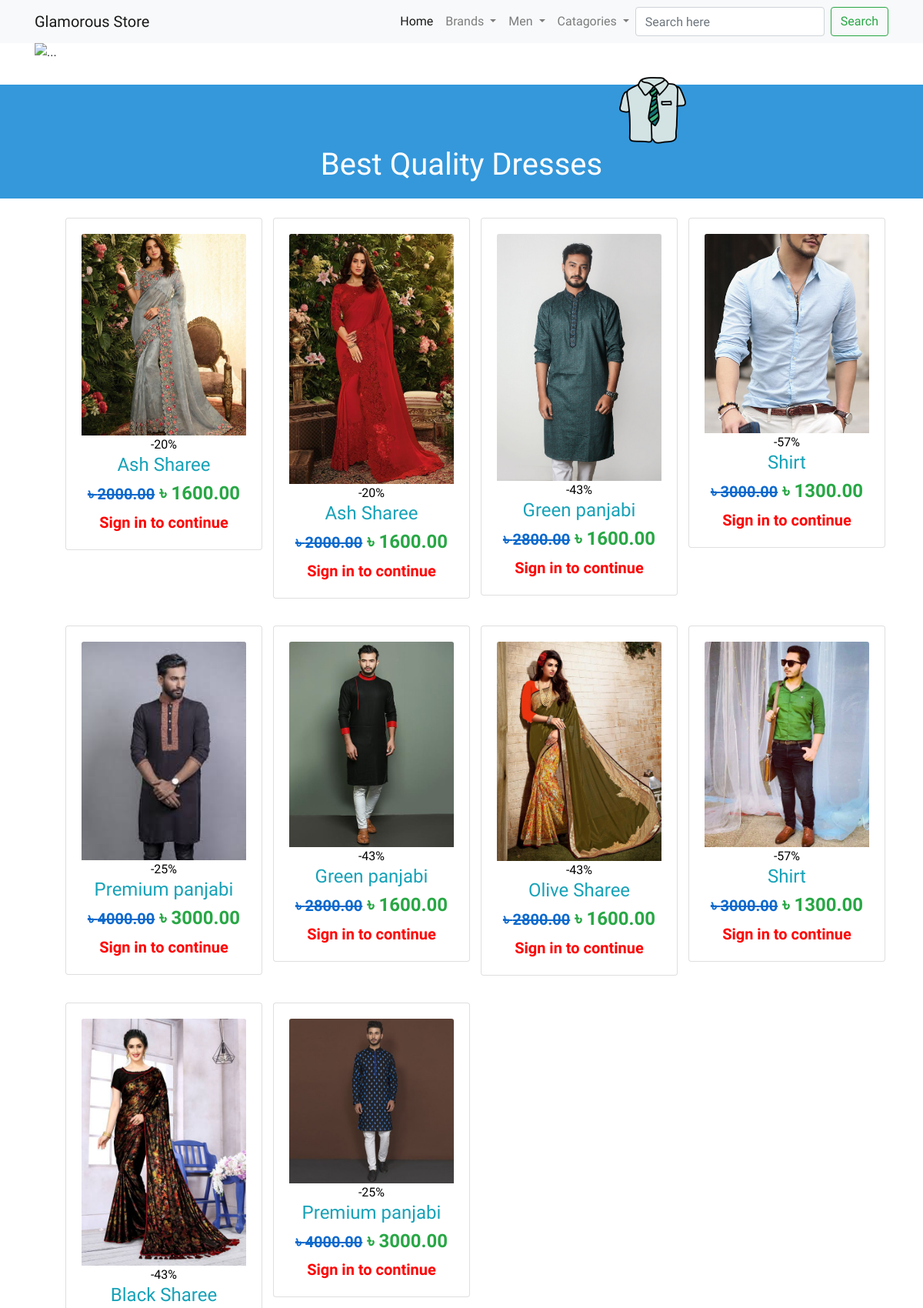
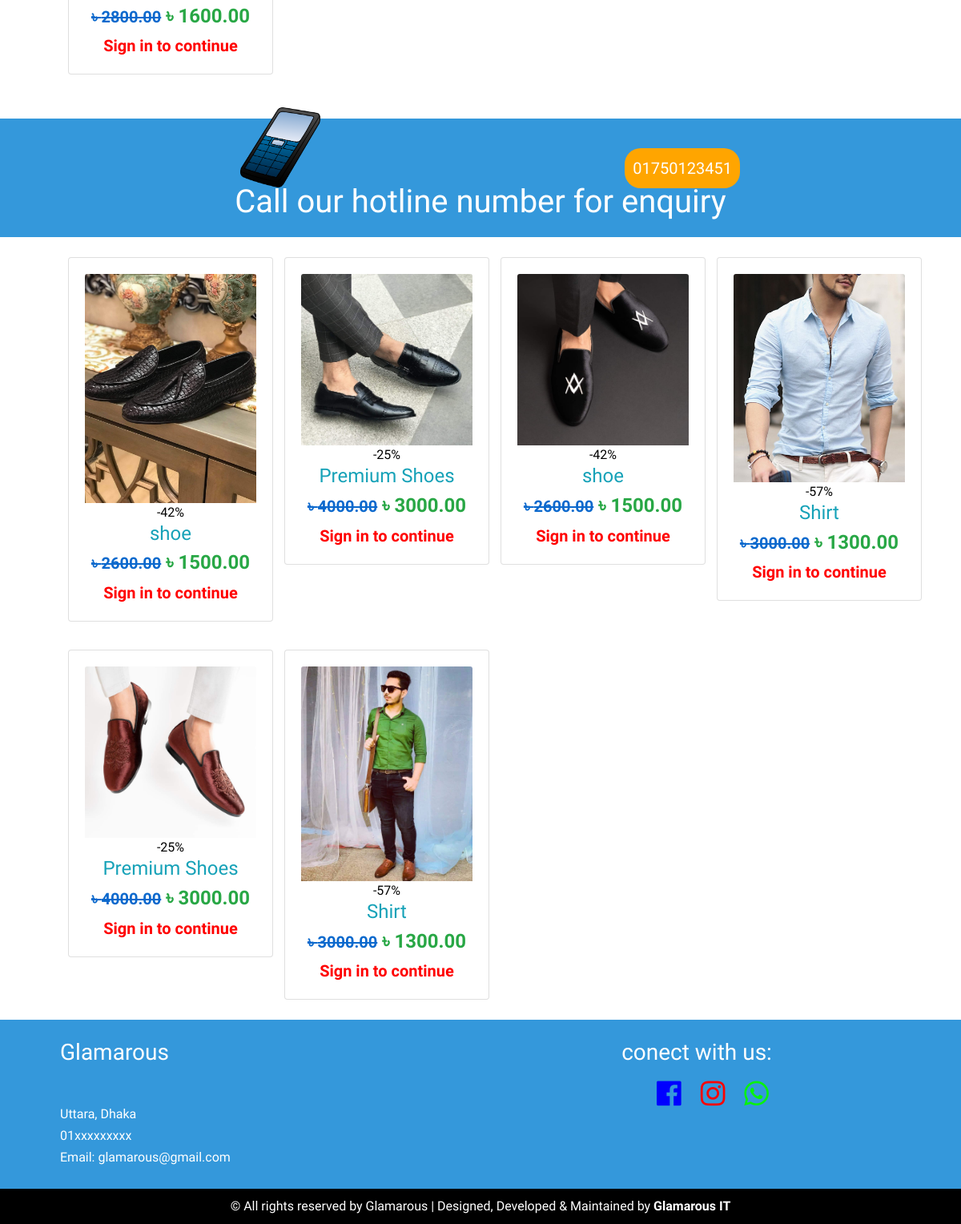
The page / on the database its author committed (2 pictures, top to bottom).
### tables this page shows
CREATE TABLE `product` (
  `id` int(11) NOT NULL,
  `image` varchar(255) NOT NULL,
  `name` varchar(255) NOT NULL,
  `o_price` double(10,2) NOT NULL,
  `n_price` double(10,2) NOT NULL,
  `brand` varchar(255) NOT NULL,
  `description1` varchar(500) NOT NULL,
  `description2` varchar(500) NOT NULL,
  `description3` varchar(500) NOT NULL,
  `Gender` varchar(50) NOT NULL,
  `category` varchar(255) NOT NULL,
  `stock` int(255) NOT NULL
);

### index.php (the view, shortened to what this page needs)
<!DOCTYPE html>
<html>
<head>
    <link rel="stylesheet" href="https://stackpath.bootstrapcdn.com/bootstrap/4.4.1/css/bootstrap.min.css">
    <link rel="stylesheet" href="https://use.fontawesome.com/releases/v5.6.1/css/all.css">
    <link rel="stylesheet" type="text/css" href="css/style.css">
</head>
<body>
	<?php require_once("header.php"); ?>
	<div class="container">
		<div id="carouselExampleCaptions" class="carousel slide" data-ride="carousel">
		  <div class="carousel-inner">
		    <div class="carousel-item active">
		      <img src="https://wallpapercave.com/wp/wp4180127.jpg" class="d-block w-100" alt="...">
		      <div class="carousel-caption d-none d-md-block">
		      </div>
		    </div>
		  </div>
		  <a class="carousel-control-prev" href="#carouselExampleCaptions" role="button" data-slide="prev">
		    <span class="carousel-control-prev-icon" aria-hidden="true"></span>
		  </a>
		  <a class="carousel-control-next" href="#carouselExampleCaptions" role="button" data-slide="next">
		    <span class="carousel-control-next-icon" aria-hidden="true"></span>
		  </a>
		</div>
	</div>
	  <div class="headline">
	  	<div class="pic">
	  		<img src="images/shirtlogo.png">
	  	</div>
	  	<h1>Best Quality Dresses</h1>
	  </div>
	  <div class="container panjabi">
	  	 <div class="row">
	  	 	<?php
		      $sql = "SELECT * FROM `product` WHERE category='panjabi'  OR category='Sharee' OR category='Shirt' ORDER BY rand() ";
		        $result=$con->query($sql);
		        while($row = mysqli_fetch_assoc($result))
		        {
		    ?>
		    	 <a href="product.php?id=<?php echo $row["id"]; ?>&name=<?php echo $row["name"]; ?>">
		     	 <div class="col-sm-3">
		          <form id="form" name="form" >
		            <div class="card card-body" style="">
		              <img class="card-img-top img-responsive" src="images/<?php echo $row["image"]; ?>" /><br />
                  <?php
                    $o = $row["o_price"];
                    $n = $row["n_price"];
                    if ($o !=0 ){
                      $d = 100 - (($n*100)/$o);
                  ?>
                      <span class="onsale">-<?php echo number_format($d); ?>%</span>
                  <?php } else {} ?>
		              <h4 class="text-info"><?php echo $row["name"]; ?></h4>
		          	  <h4 class="text-success" style="font-weight: 600;">
		          	  	<?php
		          	  		$op = $row["o_price"];
		          	  		if($op != 0 ) {
		          	  	?>
		          	  	<span class="o_price">৳ <?php echo $row["o_price"]; ?></span> <?php } ?>  ৳ <?php echo $row["n_price"]; ?>
		          	  </h4></a>
                  <?php if (isset($_SESSION["authen"])){
                    if ($_SESSION["authen"] || $_SESSION["admin"]){ ?>
                    <?php
                      $stock = $row["stock"];
                      if($stock>0){ ?>
                        <span style="color: red;font-weight: 900;margin-top: 5px;">
                        <?php echo "# ".$stock." left in stock"; ?>
                      </span><br><?php
                      } else { ?>
                        <span class="stck">Out of stock</span>
                      <?php
                      }
                     ?>
		              <input type="hidden" name="id" id="id<?php echo $row["id"]; ?>" value="<?php echo $row["id"]; ?>" />
                  <input type="hidden" name="hidden_name" id="hidden_name<?php echo $row["id"]; ?>" value="<?php echo $row["name"]; ?>" />
              		  <input type="hidden" name="hidden_price" id="hidden_price<?php echo $row["id"]; ?>" value="<?php echo $row["n_price"]; ?>" />
                    <input type="hidden" name="hidden_stk" id="hidden_stk<?php echo $row["id"]; ?>" value="<?php echo $row["stock"]; ?>" />
              		  <input type="hidden" name="hidden_img" id="hidden_img<?php echo $row["id"]; ?>" value="<?php echo $row["image"]; ?>" />
                    <p class="rslt" id="result<?php echo $row["id"]; ?>"></p>
					    <?php
                $stock = $row["stock"];
                if($stock>0){
              ?>
              <?php
                } else {
              ?>
                  <p style="font-size: 15px;color: green;font-weight: 900;margin-top: 10px;">
                    Stock coming soon, stay with us!
                  </p>
              <?php
                }
              } else {
              ?>
                <a href="register.php" style="color: red;font-size: 20px;font-weight: 900;">Sign in to continue</a>
              <?php
              }} else{
                ?>
                <a href="register.php" style="color: red;font-size: 20px;font-weight: 900;">Sign in to continue</a>
              <?php
              }
              ?>
		            </div>
		        </div>
		    <?php
		        }
		     ?>
	  <div class="headline" style="position: relative;" data-aos="fade-up" data-aos-duration="1000">
	  	<div class="pic2">
	  		<img src="images/phone.png">
	  	</div>
	  	<h1>Call our hotline number for enquiry </h1> <a href=""><p>01750123451</p></a>
	  </div>
        <div class="container Dresses">
       <div class="row">
        <?php
          $sql = "SELECT * FROM `product` WHERE category='Shoes' OR category='Shirt' ORDER BY rand() ";
            $result=$con->query($sql);
            while($row = mysqli_fetch_assoc($result))
            {
        ?>
           <a href="product.php?id=<?php echo $row["id"]; ?>&name=<?php echo $row["name"]; ?>">
           <div class="col-sm-3">
              <form id="form" name="form">
                <div class="card card-body" style="">
                  <img class="card-img-top img-responsive" src="images/<?php echo $row["image"]; ?>" /><br />
                  <?php
                    $o = $row["o_price"];
                    $n = $row["n_price"];
                    if ($o !=0 ){
                      $d = 100 - (($n*100)/$o);
                  ?>
                      <span class="onsale">-<?php echo number_format($d); ?>%</span>
                  <?php } else {} ?>
                  <h4 class="text-info"><?php echo $row["name"]; ?></h4>
                  <h4 class="text-success" style="font-weight: 600;">
                    <?php
                      $op = $row["o_price"];
                      if($op != 0 ) {
                    ?>
                    <span class="o_price">৳ <?php echo $row["o_price"]; ?></span> <?php } ?>  ৳ <?php echo $row["n_price"]; ?>
                  </h4></a>
                  <?php if (isset($_SESSION["authen"])){if ($_SESSION["authen"] || $_SESSION["admin"]){ ?>
                    <?php
                      $stock = $row["stock"];
                      if($stock>0){ ?>
                        <span style="color: red;font-weight: 900;margin-top: 5px;">
                        <?php echo "# ".$stock." left in stock"; ?>
                      </span><br><?php
                      } else { ?>
                        <span class="stck">Out of stock</span>
                      <?php
                      }
                     ?>
                  <input type="hidden" name="id" id="id<?php echo $row["id"]; ?>" value="<?php echo $row["id"]; ?>" />
                  <input type="hidden" name="hidden_name" id="hidden_name<?php echo $row["id"]; ?>" value="<?php echo $row["name"]; ?>" />
                    <input type="hidden" name="hidden_price" id="hidden_price<?php echo $row["id"]; ?>" value="<?php echo $row["n_price"]; ?>" />
                    <input type="hidden" name="hidden_stk" id="hidden_stk<?php echo $row["id"]; ?>" value="<?php echo $row["stock"]; ?>" />
                    <input type="hidden" name="hidden_img" id="hidden_img<?php echo $row["id"]; ?>" value="<?php echo $row["image"]; ?>" />
                    <p class="rslt" id="result<?php echo $row["id"]; ?>"></p>
              <?php
                $stock = $row["stock"];
                if($stock>0){
              ?>
              <?php
                } else {
              ?>
                  <p style="font-size: 15px;color: green;font-weight: 900;margin-top: 10px;">
                    Stock coming soon, stay with us!
                  </p>
              <?php
                }
              } else {
              ?>
                <a href="register.php" style="color: red;font-size: 20px;font-weight: 900;">Sign in to continue</a>
              <?php
              }} else{
                ?>
                <a href="register.php" style="color: red;font-size: 20px;font-weight: 900;">Sign in to continue</a>
              <?php
              }
              ?>
                </div>
            </div>
        <?php
            }
         ?>
	  <section class="contact">
	  	<div class="container-fluid">
	  		<div class="container">
	  			<div class="row">
	  				<div class="col-sm">
	  					<h3>Glamarous</h3><br><br>
	  					<p>Uttara, Dhaka</p>
	  					<p>01xxxxxxxxx</p>
	  					<p>Email: glamarous@gmail.com</p>
	  				</div>
	  				<div class="col-sm" style="text-align: center;">
	  					<h3 style="text-align: center;">conect with us:</h3>
	  					<ul>
		  					<li><a href=""><i style="color: blue;" class="fab fa-facebook"></i></a></li>
		  					<li><a href=""><i style="color: red;" class="fab fa-instagram"></i></a></li>
		  					<li><a href=""><i style="color: #08f308;" class="fab fa-whatsapp"></i></a></li>
	  					</ul>
	  				</div>
	  			</div>
	  		</div>
	  	</div>
	  </section>
	  <footer>
	  	<p>© All rights reserved by Glamarous   |   Designed, Developed & Maintained by <a href="#" target="_blank">Glamarous IT</a></p>
	  </footer>
</body>
</html>

### css/style.css (style rules this page uses)
* { font-family: 'Dosis', sans-serif; }
html, body { position: relative; height: 100%; }
h3 { text-align: center; margin: 0; margin-top: 20px; }
h1 { margin:150px auto 30px auto; text-align:center; color:#fff; }
a { text-decoration: none; color: black; }
.headline { background: #3498db !important; color: white; position: relative; }
.headline h1 { margin: 15px 0; padding: 20px; }
.pic { position: absolute; top: -10%; right: 25%; }
.pic img { display: inline-block; width: 100px; height: 100px; }
@media only screen and (max-width: 1350px) { .headline h1 { margin-top: 30px; padding-top: 80px; } }
.card { width: 16rem; margin: 10px; margin-bottom: 25px; text-align: center; }
.row { padding: 0 30px; }
.pic2 { position: absolute; top: -10%; left: 25%; }
.pic2 img { display: inline-block; width: 100px; height: 100px; }
.headline p { font-size: 20px; background: orange; color: white; padding: 10px; border-radius: 20px; position: absolute; right: 23%; top: 25%; animation-name: color_change; animation-iteration-count: infinite; animation-delay: 1s; animation-duration: 3s; animation-direction: alternate; }
.contact .container-fluid { background: #3498db !important; color: white; padding: 2%; }
.contact h3 { margin: 0; padding: 0; text-align: left; }
.contact p { margin-bottom: 3px; }
.contact ul { list-style: none; }
.contact li { display: inline-block; margin: 5px; padding: 5px; font-size: 35px; }
footer { background: black; color: white; text-align: center; padding: 10px; }
footer p { margin: 0; }
footer a { color: white; font-weight: 600; }
.o_price { text-decoration: line-through; font-size: 20px; color: #0c69cd; }

### rows shown on the page
product: image (picture), d "20", name "Ash Sharee", o_price "2000.00", n_price "1600.00"
product: image (picture), d "20", name "Ash Sharee", o_price "2000.00", n_price "1600.00"
product: image (picture), d "43", name "Green panjabi", o_price "2800.00", n_price "1600.00"
product: image (picture), d "57", name "Shirt", o_price "3000.00", n_price "1300.00"
product: image (picture), d "25", name "Premium panjabi", o_price "4000.00", n_price "3000.00"
product: image (picture), d "43", name "Green panjabi", o_price "2800.00", n_price "1600.00"
product: image (picture), d "43", name "Olive Sharee", o_price "2800.00", n_price "1600.00"
product: image (picture), d "57", name "Shirt", o_price "3000.00", n_price "1300.00"
product: image (picture), d "43", name "Black Sharee", o_price "2800.00", n_price "1600.00"
product: image (picture), d "25", name "Premium panjabi", o_price "4000.00", n_price "3000.00"
product: image (picture), d "42", name "shoe", o_price "2600.00", n_price "1500.00"
product: image (picture), d "25", name "Premium Shoes", o_price "4000.00", n_price "3000.00"
product: image (picture), d "42", name "shoe", o_price "2600.00", n_price "1500.00"
product: image (picture), d "25", name "Premium Shoes", o_price "4000.00", n_price "3000.00"
